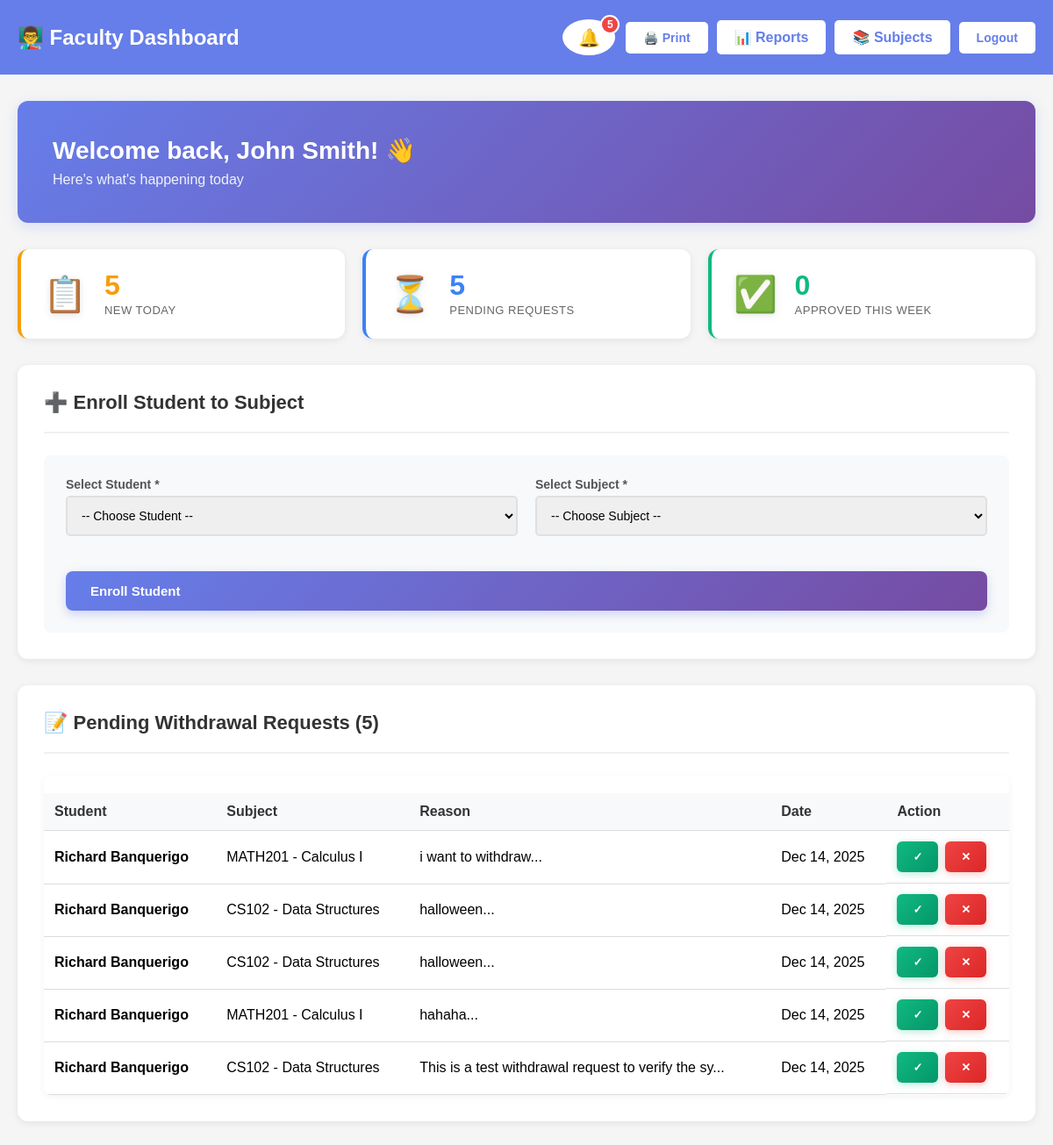
/withdrawal_system/faculty_dashboard.php (signed in), run on the app's committed database.
### tables this page shows
CREATE TABLE `withdrawal_requests` (
  `request_id` int(11) NOT NULL,
  `enrollment_id` int(11) NOT NULL,
  `reason` text NOT NULL,
  `request_date` timestamp NULL DEFAULT current_timestamp(),
  `status` enum('pending','approved','rejected') DEFAULT 'pending',
  `reviewed_by` int(11) DEFAULT NULL,
  `review_date` timestamp NULL DEFAULT NULL,
  `review_notes` text DEFAULT NULL
);

CREATE TABLE `users` (
  `user_id` int(11) NOT NULL,
  `username` varchar(50) NOT NULL,
  `password_hash` varchar(255) NOT NULL,
  `email` varchar(100) NOT NULL,
  `email_verified` tinyint(1) DEFAULT 0,
  `verification_code` varchar(6) DEFAULT NULL,
  `verification_expires` datetime DEFAULT NULL,
  `first_name` varchar(50) NOT NULL,
  `last_name` varchar(50) NOT NULL,
  `user_type` enum('faculty','student') NOT NULL,
  `created_at` timestamp NULL DEFAULT current_timestamp()
);

CREATE TABLE `subjects` (
  `subject_id` int(11) NOT NULL,
  `subject_code` varchar(20) NOT NULL,
  `subject_name` varchar(100) NOT NULL,
  `description` text DEFAULT NULL,
  `units` int(11) NOT NULL,
  `created_at` timestamp NULL DEFAULT current_timestamp()
);

### withdrawal_system/faculty_functions.php (called while the page is built, shortened)
<?php
function getPendingWithdrawals() {
    $database = new Database();
    $db = $database->getConnection();
    try {
        $query = "SELECT wr.request_id,
                         wr.reason,
                         wr.request_date,
                         wr.enrollment_id,
                         u.user_id,
                         u.first_name,
                         u.last_name,
                         u.email as student_email,
                         s.subject_code,
                         s.subject_name
                  FROM withdrawal_requests wr
                  INNER JOIN enrollments e ON wr.enrollment_id = e.enrollment_id
                  INNER JOIN users u ON e.student_id = u.user_id
                  INNER JOIN subjects s ON e.subject_id = s.subject_id
                  WHERE wr.status = 'pending'
                  ORDER BY wr.request_date DESC";
        $stmt = $db->prepare($query);
        $stmt->execute();
        $results = $stmt->fetchAll(PDO::FETCH_ASSOC);
        return $results;
    } catch(PDOException $e) {
        error_log("Get pending error: " . $e->getMessage());
        return [];
    }
}
?>

### withdrawal_system/faculty_dashboard.php (the view, shortened to what this page needs)
<?php
require_once 'faculty_functions.php';
$pendingWithdrawals = getPendingWithdrawals();
$database = new Database();
$db = $database->getConnection();
$query = "SELECT COUNT(*) as count FROM withdrawal_requests WHERE status = 'pending' AND DATE(request_date) = CURDATE()";
$stmt = $db->prepare($query);
$stmt->execute();
$todayPending = $stmt->fetch(PDO::FETCH_ASSOC)['count'];
$query = "SELECT COUNT(*) as count FROM withdrawal_requests WHERE status = 'approved' AND WEEK(review_date) = WEEK(NOW())";
$stmt = $db->prepare($query);
$stmt->execute();
$weekApprovals = $stmt->fetch(PDO::FETCH_ASSOC)['count'];
$totalPending = count($pendingWithdrawals);
$notificationCount = $totalPending;
?>
<!DOCTYPE html>
<html lang="en">
<head>
    <link rel="stylesheet" href="style.css">
</head>
<body>
    <div class="header">
        <h1>👨‍🏫 Faculty Dashboard</h1>
        <div class="header-buttons">
            <div class="notification-bell-wrapper">
                <button class="notification-bell" onclick="toggleNotifications()" id="notificationBell">
                    🔔
                    <span class="notification-badge" id="notificationBadge" style="display: <?php echo $notificationCount > 0 ? 'flex' : 'none'; ?>">
                        <?php echo $notificationCount; ?>
                    </span>
                </button>
            </div>
            <button onclick="window.print()" class="manage-btn">🖨️ Print</button>
            <a href="kpi_reports.php" class="manage-btn">📊 Reports</a>
            <a href="manage_subjects.php" class="manage-btn">📚 Subjects</a>
            <form method="POST" action="logout.php" class="inline-form">
                <button type="submit" class="logout-btn">Logout</button>
            </form>
        </div>
    </div>
    <div class="container">
        <div class="welcome-section">
            <div class="welcome-content">
                <h2>Welcome back, <?php echo htmlspecialchars($_SESSION['name']); ?>! 👋</h2>
                <p class="welcome-subtitle">Here's what's happening today</p>
            </div>
        </div>
        <div class="quick-stats-grid">
            <div class="stat-card stat-orange">
                <div class="stat-icon">📋</div>
                <div class="stat-content">
                    <div class="stat-value"><?php echo $todayPending; ?></div>
                    <div class="stat-label">New Today</div>
                </div>
            </div>
            <div class="stat-card stat-blue">
                <div class="stat-icon">⏳</div>
                <div class="stat-content">
                    <div class="stat-value"><?php echo $totalPending; ?></div>
                    <div class="stat-label">Pending Requests</div>
                </div>
            </div>
            <div class="stat-card stat-green">
                <div class="stat-icon">✅</div>
                <div class="stat-content">
                    <div class="stat-value"><?php echo $weekApprovals; ?></div>
                    <div class="stat-label">Approved This Week</div>
                </div>
            </div>
        </div>
        <div class="dashboard-section">
            <div class="section-header">
                <h2>➕ Enroll Student to Subject</h2>
            </div>
            <form method="POST" class="modern-form">
                <div class="form-row">
                    <div class="form-group">
                        <label>Select Student *</label>
                        <select name="student_id" required>
                            <option value="">-- Choose Student --</option>
                        </select>
                    </div>
                    <div class="form-group">
                        <label>Select Subject *</label>
                        <select name="subject_id" required>
                            <option value="">-- Choose Subject --</option>
                        </select>
                    </div>
                </div>
                <button type="submit" name="enroll_student" class="btn-primary">Enroll Student</button>
            </form>
        </div>
        <div class="dashboard-section" id="pending-requests">
            <div class="section-header">
                <h2>📝 Pending Withdrawal Requests (<?php echo $totalPending; ?>)</h2>
            </div>
            <?php if(empty($pendingWithdrawals)): ?>
                <div class="empty-state">
                    <div class="empty-icon">✨</div>
                    <p>No pending requests</p>
                </div>
            <?php else: ?>
                <div class="table-container">
                    <table>
                        <thead>
                            <tr>
                                <th>Student</th>
                                <th>Subject</th>
                                <th>Reason</th>
                                <th>Date</th>
                                <th>Action</th>
                            </tr>
                        </thead>
                        <tbody>
                            <?php foreach($pendingWithdrawals as $request): ?>
                                <tr>
                                    <td><strong><?php echo htmlspecialchars($request['first_name'] . ' ' . $request['last_name']); ?></strong></td>
                                    <td><?php echo htmlspecialchars($request['subject_code'] . ' - ' . $request['subject_name']); ?></td>
                                    <td><?php echo htmlspecialchars(substr($request['reason'], 0, 50)) . '...'; ?></td>
                                    <td><?php echo date('M d, Y', strtotime($request['request_date'])); ?></td>
                                    <td class="action-buttons">
                                        <button class="approve-btn" onclick="openReviewModal(<?php echo $request['request_id']; ?>, 'approved', '<?php echo addslashes($request['first_name'] . ' ' . $request['last_name']); ?>', '<?php echo addslashes($request['subject_code']); ?>')">✓</button>
                                        <button class="reject-btn" onclick="openReviewModal(<?php echo $request['request_id']; ?>, 'rejected', '<?php echo addslashes($request['first_name'] . ' ' . $request['last_name']); ?>', '<?php echo addslashes($request['subject_code']); ?>')">✕</button>
                                    </td>
                                </tr>
                            <?php endforeach; ?>
                        </tbody>
                    </table>
                </div>
            <?php endif; ?>
        </div>
    </div>
</body>
</html>

### data on the page
withdrawal_requests: users.first_name+last_name "Richard Banquerigo", subjects.subject_code+subject_name "MATH201 - Calculus I", reason "i want to withdraw", request_date "Dec 14, 2025"
withdrawal_requests: users.first_name+last_name "Richard Banquerigo", subjects.subject_code+subject_name "CS102 - Data Structures", reason "halloween", request_date "Dec 14, 2025"
withdrawal_requests: users.first_name+last_name "Richard Banquerigo", subjects.subject_code+subject_name "CS102 - Data Structures", reason "halloween", request_date "Dec 14, 2025"
withdrawal_requests: users.first_name+last_name "Richard Banquerigo", subjects.subject_code+subject_name "MATH201 - Calculus I", reason "hahaha", request_date "Dec 14, 2025"
withdrawal_requests: users.first_name+last_name "Richard Banquerigo", subjects.subject_code+subject_name "CS102 - Data Structures", reason "This is a test withdrawal request to verify the sy", request_date "Dec 14, 2025"

### other printed values
$notificationCount "5"
$_SESSION['name'] "John Smith"
$todayPending "5"
$totalPending "5"
$weekApprovals "0"
